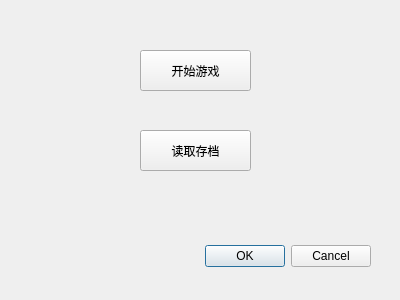
<?xml version="1.0" encoding="UTF-8"?>
<ui version="4.0">
 <class>MenuWindow</class>
 <widget class="QDialog" name="MenuWindow">
  <property name="geometry">
   <rect>
    <x>0</x>
    <y>0</y>
    <width>400</width>
    <height>300</height>
   </rect>
  </property>
  <property name="windowTitle">
   <string>Dialog</string>
  </property>
  <widget class="QDialogButtonBox" name="buttonBox">
   <property name="geometry">
    <rect>
     <x>30</x>
     <y>240</y>
     <width>341</width>
     <height>32</height>
    </rect>
   </property>
   <property name="orientation">
    <enum>Qt::Horizontal</enum>
   </property>
   <property name="standardButtons">
    <set>QDialogButtonBox::Cancel|QDialogButtonBox::Ok</set>
   </property>
  </widget>
  <widget class="QPushButton" name="pushButton">
   <property name="geometry">
    <rect>
     <x>140</x>
     <y>50</y>
     <width>111</width>
     <height>41</height>
    </rect>
   </property>
   <property name="text">
    <string>开始游戏</string>
   </property>
  </widget>
  <widget class="QPushButton" name="pushButton_2">
   <property name="geometry">
    <rect>
     <x>140</x>
     <y>130</y>
     <width>111</width>
     <height>41</height>
    </rect>
   </property>
   <property name="text">
    <string>读取存档</string>
   </property>
  </widget>
 </widget>
 <resources/>
 <connections>
  <connection>
   <sender>buttonBox</sender>
   <signal>accepted()</signal>
   <receiver>MenuWindow</receiver>
   <slot>accept()</slot>
   <hints>
    <hint type="sourcelabel">
     <x>248</x>
     <y>254</y>
    </hint>
    <hint type="destinationlabel">
     <x>157</x>
     <y>274</y>
    </hint>
   </hints>
  </connection>
  <connection>
   <sender>buttonBox</sender>
   <signal>rejected()</signal>
   <receiver>MenuWindow</receiver>
   <slot>reject()</slot>
   <hints>
    <hint type="sourcelabel">
     <x>316</x>
     <y>260</y>
    </hint>
    <hint type="destinationlabel">
     <x>286</x>
     <y>274</y>
    </hint>
   </hints>
  </connection>
 </connections>
</ui>
